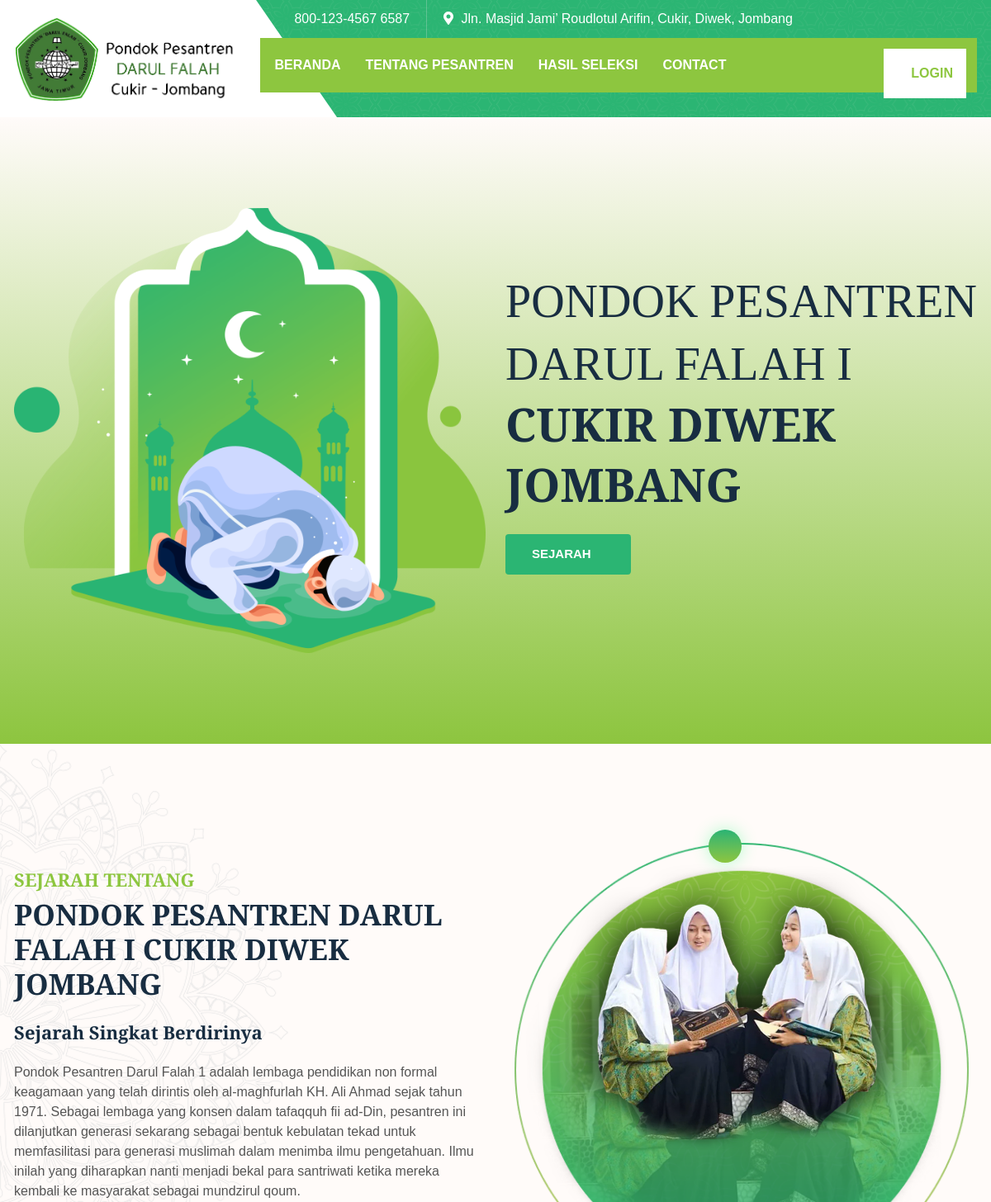
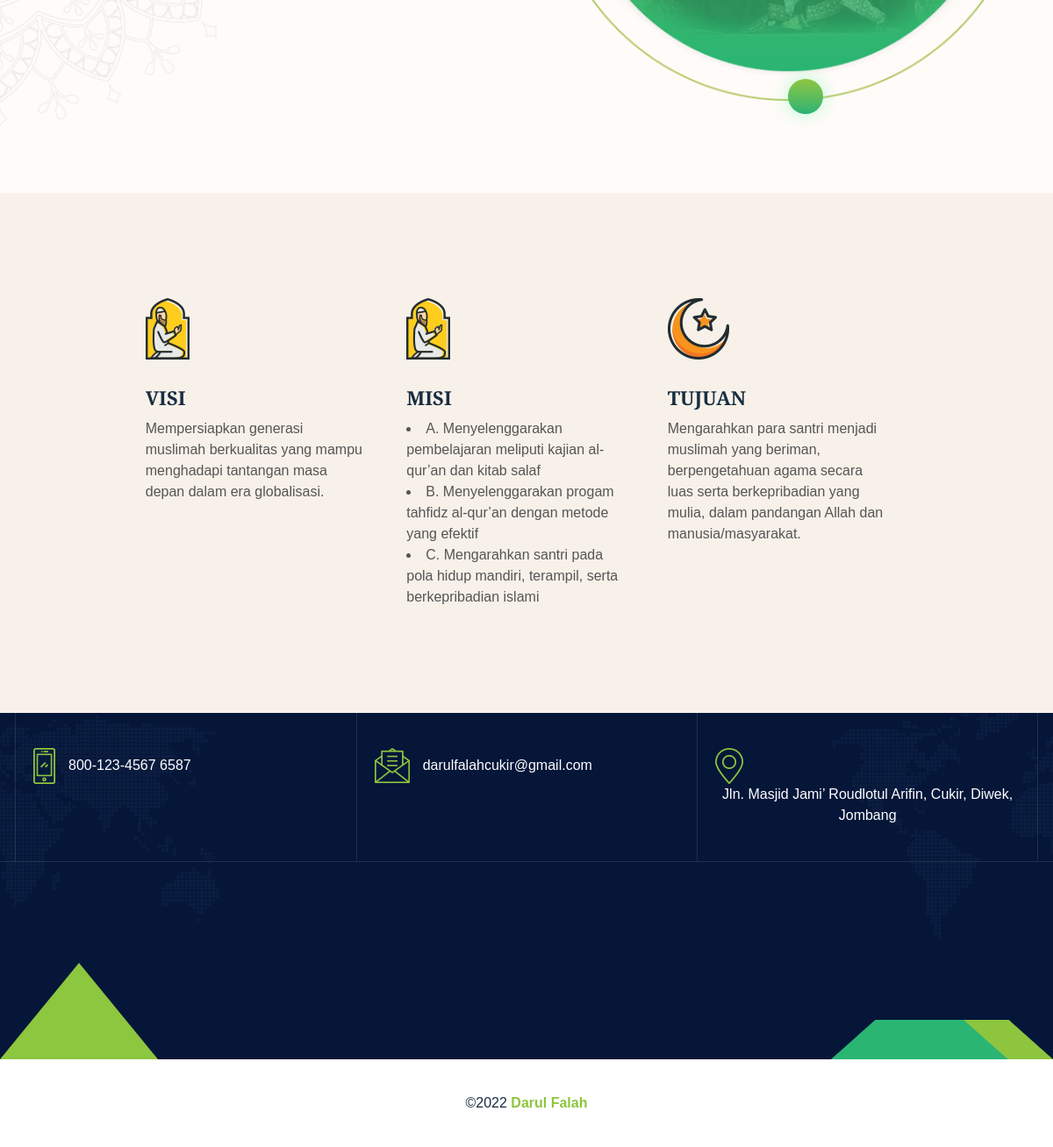
The page / on the database its author committed (2 pictures, top to bottom).
### tables this page shows
CREATE TABLE `settings` (
  `logo` varchar(255) NOT NULL,
  `tentang` varchar(1000) NOT NULL,
  `no_tlp` varchar(100) NOT NULL,
  `alamat` varchar(255) NOT NULL,
  `email` varchar(100) NOT NULL
);

### index.php (the view, shortened to what this page needs)
<?php include 'header.php';
$ambil=$koneksi->query("SELECT * FROM settings");
$data=$ambil->fetch_array();
?>
<section class="banner-section">
    <div class="container">
        <div class="row align-items-center flex-column-reverse flex-md-row">
            <div class="col-md-6">
                <div class="banner-item">
                    <div class="banner-inner">
                        <div class="banner-thumb">
                            <img src="assets/images/banner/01.png" alt="Banner-image">
                        </div>
                    </div>
                </div>
            </div>
            <div class="col-md-6">
                <div class="banner-item">
                    <div class="banner-inner">
                        <div class="banner-content align-middle">
                            <h1><span class="">PONDOK PESANTREN <br class="d-none d-lg-block">
                            DARUL FALAH I </span>CUKIR DIWEK JOMBANG</h1>
                            <a href="#tentang" class="lab-btn mt-3">Sejarah <i class="icofont-heart-alt"></i></a>
                        </div>
                    </div>
                </div>
            </div>
        </div>
    </div>
</section>
<section class="about-section padding-tb shape-1" id="tentang">
    <div class="container">
        <div class="row align-items-center">
            <div class="col-lg-6 col-12">
                <div class="lab-item">
                    <div class="lab-inner">
                        <div class="lab-content">
                            <div class="header-title text-start m-0">
                                <h5>Sejarah Tentang</h5>
                                <h2 class="mb-0">PONDOK PESANTREN DARUL FALAH I CUKIR DIWEK JOMBANG</h2>
                            </div>
                            <h5 class="my-4">Sejarah Singkat Berdirinya</h5>
                            <p><?php echo $data['tentang']; ?></p>
                        </div>
                    </div>
                </div>
            </div>
            <div class="col-lg-6 col-12">
                <div class="lab-item">
                    <div class="lab-inner">
                        <div class="lab-thumb">
                            <div class="img-grp">
                                <div class="about-circle-wrapper">
                                    <div class="about-circle"></div>
                                </div>
                                <div class="about-fg-img">
                                    <img src="assets/images/about/02.png" alt="about-image">
                                </div>
                            </div>
                        </div>
                    </div>
                </div>
            </div>
        </div>
    </div>
</section>
<section class="feature-section bg-ash padding-tb">
    <div class="container">
        <div class="row justify-content-center">
            <div class="col-lg-1 col-sm-6 col-12"></div>
            <div class="col-lg-3 col-sm-6 col-12">
                <div class="lab-item feature-item">
                    <div class="lab-inner">
                        <div class="lab-thumb">
                            <img src="assets/images/feature/02.png" alt="feature-image">
                        </div>
                        <div class="lab-content">
                            <h5>VISI</h5>
                            <p>Mempersiapkan generasi muslimah berkualitas yang mampu menghadapi tantangan masa depan dalam era globalisasi.
                            </p>
                        </div>
                    </div>
                </div>
            </div>
            <div class="col-lg-3 col-sm-6 col-12">
                <div class="lab-item feature-item">
                    <div class="lab-inner">
                        <div class="lab-thumb">
                            <img src="assets/images/feature/02.png" alt="feature-image">
                        </div>
                        <div class="lab-content">
                            <h5>MISI</h5>
                            <p><li>A.  Menyelenggarakan pembelajaran meliputi kajian al-qur’an dan kitab salaf</li>
                              <li>  B.  Menyelenggarakan progam tahfidz al-qur’an dengan metode yang efektif</li>
                              <li>C.  Mengarahkan santri pada pola hidup mandiri, terampil, serta berkepribadian islami</li>
                          </p>
                      </div>
                  </div>
              </div>
          </div>
          <div class="col-lg-3 col-sm-6 col-12">
            <div class="lab-item feature-item">
                <div class="lab-inner">
                    <div class="lab-thumb">
                        <img src="assets/images/feature/03.png" alt="feature-image">
                    </div>
                    <div class="lab-content">
                        <h5>TUJUAN</h5>
                        <p>Mengarahkan para santri menjadi muslimah yang beriman, berpengetahuan agama secara luas serta berkepribadian yang mulia, dalam pandangan Allah dan manusia/masyarakat. </p>
                    </div>
                </div>
            </div>
        </div>
        <div class="col-lg-1 col-sm-6 col-12"></div>
    </div>
</div>
</section>
<?php include 'footer.php'; ?>

### header.php (shortened to what this page needs)
<?php include 'db/koneksi.php';
$ambil=$koneksi->query("SELECT * FROM settings");
$data=$ambil->fetch_array();?>
<!DOCTYPE html>
<html lang="en">
<head>
    <link rel="stylesheet" href="assets/css/animate.css">
    <link rel="stylesheet" href="assets/css/bootstrap.min.css">
    <link rel="stylesheet" href="assets/css/all.min.css">
    <link rel="stylesheet" href="assets/css/icofont.min.css">
    <link rel="stylesheet" href="assets/css/lightcase.css">
    <link rel="stylesheet" href="assets/css/swiper.min.css">
    <link rel="stylesheet" href="assets/css/style.css">
</head>
<body>
    <header class="header-3 pattern-1">
        <div class="container">
            <div class="row align-items-center justify-content-center">
                <div class="col-xl-3 col-12">
                    <div class="mobile-menu-wrapper d-flex flex-wrap align-items-center justify-content-between">
                        <div class="logo">
                            <a href="index.php">
                                <img src="assets/images/logo/logo.png" alt="logo">
                            </a>
                        </div>
                    </div>
                </div>
                <div class="col-xl-9 col-12">
                    <div class="header-top">
                        <div class="header-top-area">
                            <ul class="left lab-ul">
                                <li>
                                    <i class="icofont-ui-call"></i> <span><?php echo $data['no_tlp']; ?></span>
                                </li>
                                <li>
                                    <i class="fas fa-map-marker-alt"></i> <?php echo $data['alamat']; ?>
                                </li>
                            </ul>
                        </div>
                    </div>
                    <div class="header-bottom">
                        <div class="header-wrapper">
                            <div class="menu-area justify-content-between w-100">
                                <ul class="menu lab-ul">
                                    <li>
                                        <a href="index.php">Beranda</a>
                                    </li>
                                    <li>
                                        <a href="#tentang">Tentang Pesantren</a>
                                    </li>
                                    <li>
                                        <a href="hasil.php">Hasil Seleksi</a>
                                    </li>
                                    <li>
                                        <a href="#footer">Contact</a>
                                    </li>
                                </ul>
                                <div class="prayer-time d-none d-lg-block">
                                    <a href="login.php" class="prayer-time-btn"><i class="icofont-clock-time"></i> Login</a>
                                </div>
                            </div>
                        </div>
                    </div>
                </div>
            </div>
        </div>
    </header>

### footer.php (shortened to what this page needs)
<?php
$ambil=$koneksi->query("SELECT * FROM settings");
$data=$ambil->fetch_array();
?>
<footer class="footer-section" id="footer" style="background-image: url(assets/images/bg-images/footer-bg.png);">
    <div class="footer-top">
        <div class="container">
            <div class="row g-3 justify-content-center g-lg-0">
                <div class="col-lg-4 col-sm-6 col-12">
                    <div class="footer-top-item lab-item">
                        <div class="lab-inner">
                            <div class="lab-thumb">
                                <img src="assets/images/footer/footer-top/01.png" alt="Phone-icon">
                            </div>
                            <div class="lab-content">
                                <span> <?php echo $data['no_tlp']; ?></span>
                            </div>
                        </div>
                    </div>
                </div>
                <div class="col-lg-4 col-sm-6 col-12">
                    <div class="footer-top-item lab-item">
                        <div class="lab-inner">
                            <div class="lab-thumb">
                                <img src="assets/images/footer/footer-top/02.png" alt="email-icon">
                            </div>
                            <div class="lab-content">
                                <span> <?php echo $data['email']; ?></span>
                            </div>
                        </div>
                    </div>
                </div>
                <div class="col-lg-4 col-sm-6 col-12">
                    <div class="footer-top-item lab-item">
                        <div class="lab-inner">
                            <div class="lab-thumb">
                                <img src="assets/images/footer/footer-top/03.png" alt="location-icon">
                            </div>
                            <div class="lab-content">
                                <span> <?php echo $data['alamat']; ?></span>
                            </div>
                        </div>
                    </div>
                </div>
            </div>
        </div>
    </div>
    <div class="footer-middle padding-tb tri-shape-3">
    </div>
    <div class="footer-bottom">
        <div class="container">
            <div class="row">
                <div class="col-12">
                    <div class="footer-bottom-content text-center">
                        <p>&copy;2022 <a href="index.php">Darul Falah</a></p>
                    </div>
                </div>
            </div>
        </div>
    </div>
</footer>
</body>
</html>

### rows shown on the page
settings: no_tlp "800-123-4567 6587", alamat "Jln. Masjid Jami’ Roudlotul Arifin, Cukir, Diwek, Jombang", tentang "Pondok Pesantren Darul Falah 1 adalah lembaga pendidikan non formal keagamaan yang telah dirintis oleh al-maghfurlah KH. Ali Ahmad sejak tahun 1971. Sebagai lembaga yang konsen dalam tafaqquh fii ad-Din, pesantren ini dilanjutkan generasi sekarang sebagai bentuk kebulatan tekad untuk memfasilitasi para generasi muslimah dalam menimba ilmu pengetahuan. Ilmu inilah yang diharapkan nanti menjadi bekal para santriwati ketika mereka kembali ke masyarakat sebagai mundzirul qoum.", email "darulfalahcukir@gmail.com"
